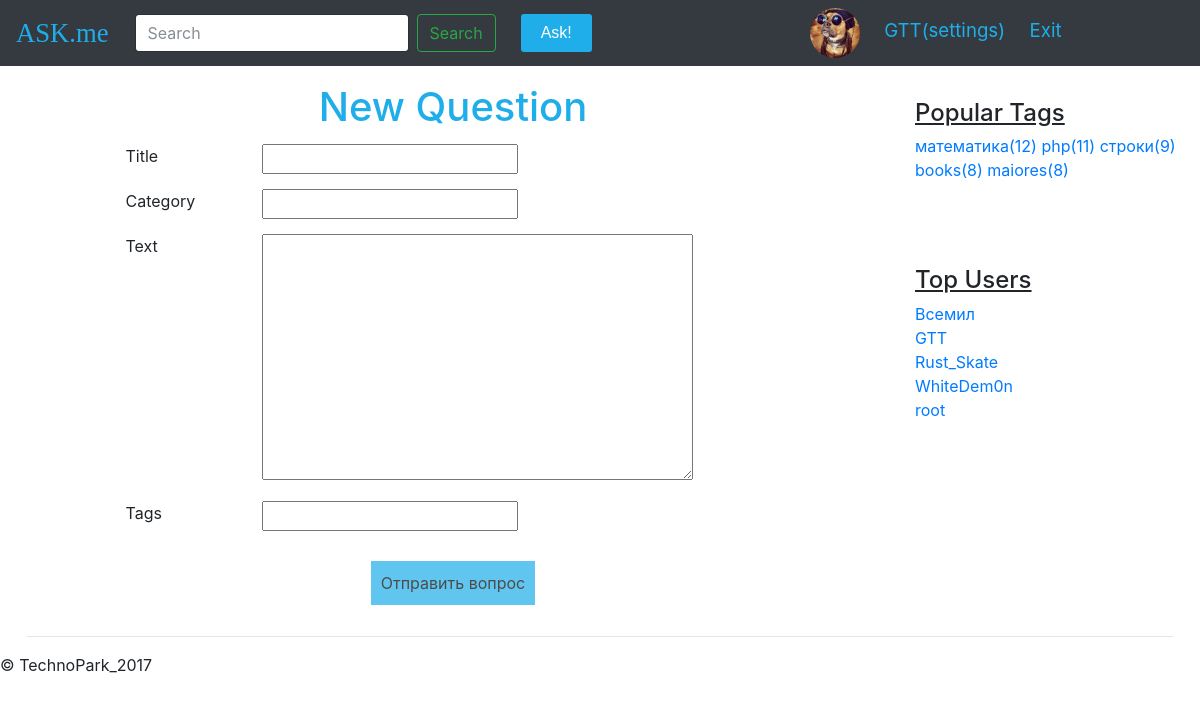
Screenshot of /ask/ (signed in) with the database file from the repository.
### questions/models.py (models this page shows, shortened)
class User(AbstractUser):
    upload = models.ImageField(default='static/img/ava.png', upload_to='%Y/%m/%d/', verbose_name=u"Аватар")
    rating = models.IntegerField(default=0, verbose_name=u"Рейтинг")
    objects = MyUserManager()

class Tag(models.Model):
    title = models.CharField(max_length=120, unique=True, verbose_name=u"Заголовок тега")
    objects = TagManager()

### questions/views.py (the view)
# urls.py: url(r'^ask/', views.ask, name='ask'),
@login_required
def ask(request):
    ctx = dict()
    tag_list = get_top_tags()
    user_list = get_top_users()
    ctx['user_list'] = user_list
    ctx['title'] = 'ASK.me-Ask'
    ctx['tag_list'] = tag_list
    if request.POST:
        form = forms.AddQuestionForm(request.POST)
        if form.is_valid():
            qId = form.save(request)
            return redirect(reverse('question_detail', kwargs={'question_id': qId}))
    else:
        form = forms.AddQuestionForm()
    ctx['form'] = form
    return render(request, 'ask.html', ctx)

### questions/forms.py (shortened to what this page needs)
class AddQuestionForm(forms.Form):
    title = forms.CharField(label='Title', max_length=50, required=True)
    category = forms.CharField(label='Category', max_length=50, required=True)
    text = forms.CharField(widget=forms.Textarea, label='Text', required=True)
    tags = forms.CharField(label='Tags', max_length=50, required=True)

### questions/models.py (called while the page is built)
    def get_top_N(self,N):
        return self.order_by('-rating')[0:N]

    def get_top_N(self,N):
        return self.values('title').annotate(num_questions=Count('question')).order_by('-num_questions')[0:N]

### questions/views.py (called while the page is built)
def get_top_tags():
    return Tag.objects.get_top_N(5)

def get_top_users():
    return User.objects.get_top_N(5)

### questions/templates/ask.html (shortened to what this page needs)
{% extends "base.html" %}
{% block content %}
          <div class="new_quest">
            <h1>New Question</h1>
            <form action=" " method="POST">
             <div class="forma">
                 {% for field in form %}
                    <div class = "row regPoint
                    {% if field.errors %} has-error {% endif %}">
                    <div class="col-md-1"></div>
                    <div class="col-2 control-label">{{ field.label }}</div>
                        <div class="col-7 controls">{{ field }}</div>
                    </div>
                 {% endfor %}
              <div class="questButt">
                <button class="submit">
                  Отправить вопрос
                </button>
              </div>
              </div>
              </form>
          </div>
{% endblock %}

### templates/base.html (shortened to what this page needs)
<!DOCTYPE html>
<html lang="en"><head><meta http-equiv="Content-Type" content="text/html; charset=UTF-8">
    <link href="/static/css/bootstrap/dist/css/bootstrap.min.css" rel="stylesheet">
    <link href="/static/css/my_style.css" rel="stylesheet">
  </head>
  <body>
    <nav class="navbar navbar-expand-md fixed-top navbar-dark bg-dark">
      <a class="navbar-brand" href="{% url 'index' %}">ASK.me</a>
      <div class="collapse navbar-collapse" id="navbarsExampleDefault">
        <ul class="navbar-nav mr-auto">
        <form class="form-inline my-2 my-lg-0 mySearch " action=" " method="GET">
          <input class="form-control mr-sm-2" type="text" placeholder="Search" aria-label="Search" name="search">
          <button class="btn btn-outline-success my-2 my-sm-0" type="submit">Search</button>
        </form>
        </ul>
        <ul class="navbar-nav mr-auto">
          <a href="{% url 'ask' %}" class="btn-ask">Ask!</a>
        </ul>
      </div>
        {% if user.is_authenticated %}
                <div class="col-md-4">
                    <img src="{{ request.user.upload.url }}" width="50" height="50" alt="ava" class="ava">
                    <a href="{% url 'userset' %}" class="myLogin">{{ request.user }}(settings)</a>
                    <a href="{% url 'logout' %}" class="myLogin">Exit</a>
                </div>
            {% else %}
      	        <div class="col-md-3 col-sm-5">
                 <a href="{% url 'signin' %}" class="myLogin">Sign In</a>
                <a href="{% url 'signup' %}" class="myLogin">Sign Up</a>
            {% endif %}
    </nav>
    <main role="main" class="container-fluid mymarg">
      <div class="row row-offcanvas row-offcanvas-right">
        <div class="col-9">
          {% block content %} {% endblock %}
        </div>
		<aside class="col-3 ml-sm-auto blog-sidebar">
          <div class="sidebar-module">
            <u><h4>Popular Tags</h4></u>
            <div>
                {% for tagg in tag_list %}
                    <a href="{% url 'tag_detail' tagg.title %}" class="otherPlace">{{ tagg.title }}({{ tagg.num_questions }}) </a>
                {% endfor %}
            </div>
          </div>
          <div class="sidebar-module mymarg">
            <u><h4>Top Users</h4></u>
            <ol class="list-unstyled">
                {% for user in user_list %}
                    <li><a href="#">{{ user.username }}</a></li>
                {% endfor %}
            </ol>
          </div>
        </aside>
      </div>
      <hr>
    </main>
      <footer>
        <p>© TechnoPark_2017</p>
      </footer>
  </body></html>

### static/css/my_style.css (style rules this page uses)
.mr-auto { margin-right: 25px !important; }
.btn-ask { padding: 7px 20px 7px 20px; background: #1FAEE9; font-family: "Arial"; color: #ffffff; border-radius: 3px; text-decoration: none; }
a.btn-ask:active, a.btn-ask { text-decoration: none; }
a.navbar-brand { font-family: "Сomic Sans MS"; font-size: 20pt; color: #1FAEE9 !important; }
form.mySearch { margin-left: 10px; }
.mymarg { margin-top: 85px; }
a.otherPlace { color: blue font-size: 16px; }
main.container-fluid { width: 98%; }
a.myLogin { font-size: 14pt; color: #1FAEE9; margin-left: 20px; }
img.ava { margin-right: 00px; border-radius: 100%; }
div.new_quest h1 { text-align: center; color: #1FAEE9; }
div.questButt { text-align: center; }
button.submit { margin: 15px; padding: 10px; background: #1FAEE9; opacity: .7; border: 0; }
.regPoint { margin: 15px; }
.blog-sidebar { position: fixed; top: 100px; right: 0px; }

### rows the page displays
User: user.upload (picture), user "GTT", username "GTT"
Tag: title "математика", num_questions "12"
Tag: title "php", num_questions "11"
Tag: title "строки", num_questions "9"
Tag: title "books", num_questions "8"
Tag: title "maiores", num_questions "8"
User: username "Всемил"
User: username "Rust_Skate"
User: username "WhiteDem0n"
User: username "root"

### other values shown
{{ field.label }} "Title" "Category" "Text" "Tags"
